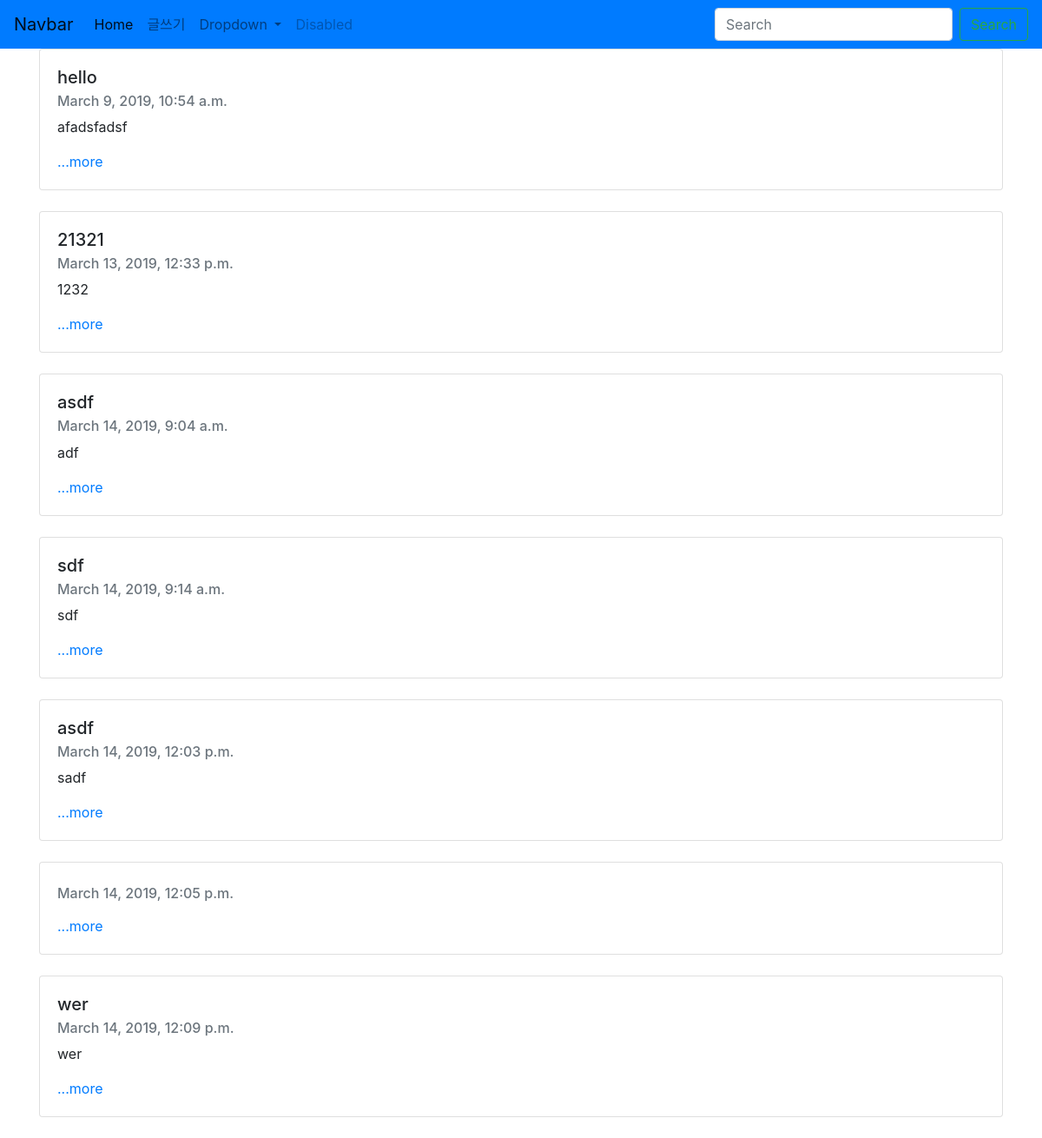
The page / on the database its author committed.
### blogapp/models.py (models this page shows, shortened)
class Blog(models.Model):
    title = models.CharField(max_length=200)
    pub_date = models.DateTimeField('date published')
    body = models.TextField()
    def summary(self):
        return self.body[:100]

### blogapp/views.py (the view)
# urls.py: 2. Add a URL to urlpatterns:  path('', views.home, name='home')
def home(request):
    blogs = Blog.objects #쿼리셋
    return render(request, 'home.html', {'blogs' : blogs})

### blogapp/templates/home.html (shortened to what this page needs)
<head>
    <link rel="stylesheet" href="https://stackpath.bootstrapcdn.com/bootstrap/4.3.1/css/bootstrap.min.css">
</head>
<body>
        <nav class="navbar navbar-expand-lg navbar-light bg-primary">
                <a class="navbar-brand" href="#">Navbar</a>
                <div class="collapse navbar-collapse" id="navbarSupportedContent">
                  <ul class="navbar-nav mr-auto">
                    <li class="nav-item active">
                      <a class="nav-link" href="#">Home <span class="sr-only">(current)</span></a>
                    </li>
                    <li class="nav-item">
                      <a class="nav-link" href="{% url 'new' %}">글쓰기</a>
                    </li>
                    <li class="nav-item dropdown">
                      <a class="nav-link dropdown-toggle" href="#" id="navbarDropdown" role="button" data-toggle="dropdown" aria-haspopup="true" aria-expanded="false">
                        Dropdown
                      </a>
                    </li>
                    <li class="nav-item">
                      <a class="nav-link disabled" href="#" tabindex="-1" aria-disabled="true">Disabled</a>
                    </li>
                  </ul>
                  <form class="form-inline my-2 my-lg-0">
                    <input class="form-control mr-sm-2" type="search" placeholder="Search" aria-label="Search">
                    <button class="btn btn-outline-success my-2 my-sm-0" type="submit">Search</button>
                  </form>
                </div>
              </nav>
{% for blog in blogs.all%}
<div class="container">
    <div class="card" >
    <div class="card-body">
    <h5 class="card-title">{{blog.title}}</h5>
    <h6 class="card-subtitle mb-2 text-muted">{{blog.pub_date}}</h6>
    <p class="card-text">{{blog.summary}}</p>
    <a href="{%url 'detail' blog.id%}" class="card-link">...more</a>
  </div>
</div><br>
    </div>
{%endfor%}
</body>

### rows shown on the page
Blog: title "hello", pub_date "March 9, 2019, 10:54 a.m.", summary "afadsfadsf"
Blog: title "21321", pub_date "March 13, 2019, 12:33 p.m.", summary "1232"
Blog: title "asdf", pub_date "March 14, 2019, 9:04 a.m.", summary "adf"
Blog: title "sdf", pub_date "March 14, 2019, 9:14 a.m.", summary "sdf"
Blog: title "asdf", pub_date "March 14, 2019, 12:03 p.m.", summary "sadf"
Blog: pub_date "March 14, 2019, 12:05 p.m."
Blog: title "wer", pub_date "March 14, 2019, 12:09 p.m.", summary "wer"
